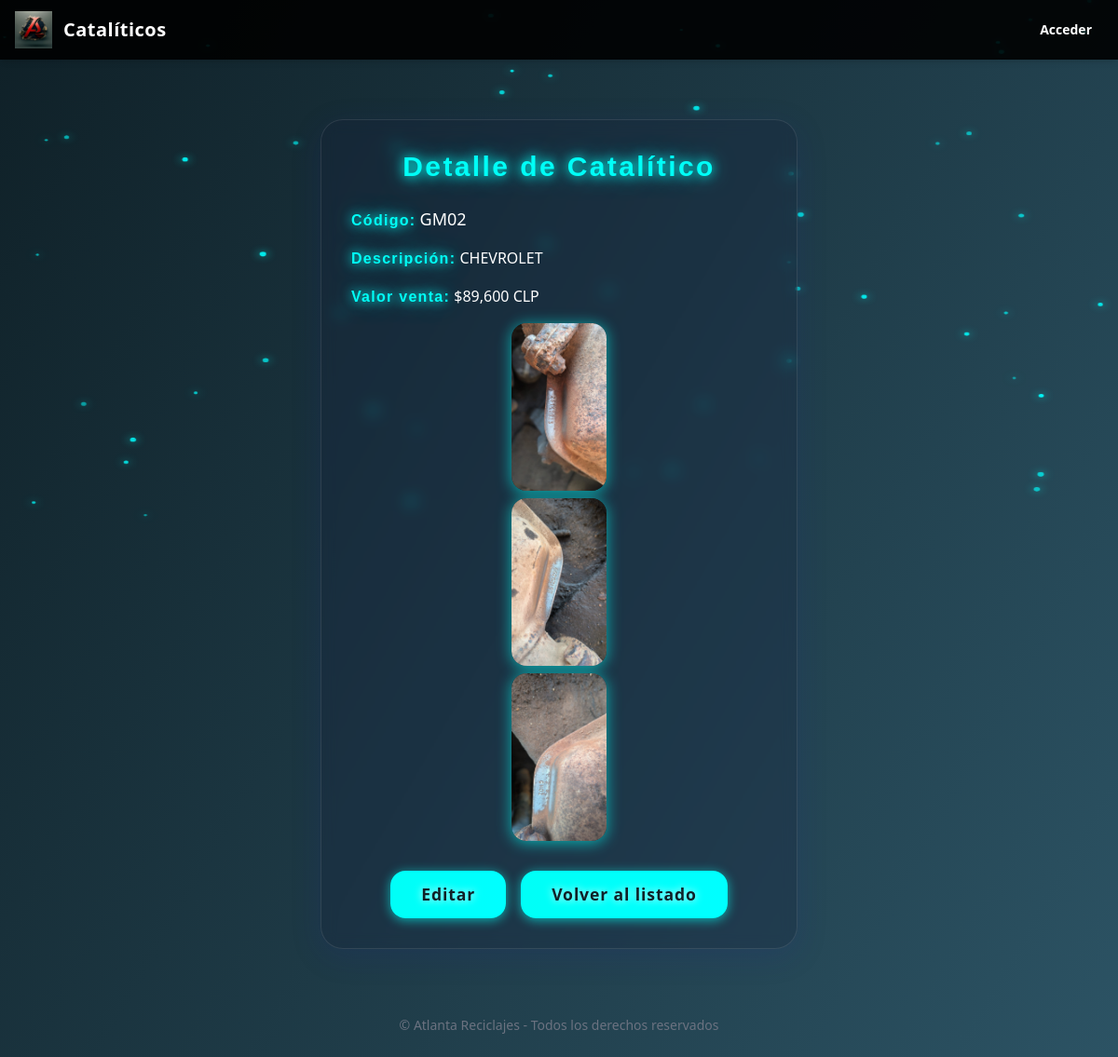
/cataliticos/detalle/1/, run on the app's committed database.
### cataliticos/models.py (models this page shows, shortened)
class Catalitico(models.Model):
    codigo = models.CharField(max_length=100, unique=True)
    descripcion = models.TextField(blank=True, null=True)
    proveedor = models.ForeignKey('Proveedor', on_delete=models.SET_NULL, null=True, blank=True)
    fecha_compra = models.DateField(auto_now_add=True)
    valor_compra = models.DecimalField(max_digits=10, decimal_places=2, default=Decimal('0.00'))
    valor_venta = models.DecimalField(max_digits=10, decimal_places=2, null=True, blank=True)
    cantidad = models.PositiveIntegerField(default=1)
    vendido = models.BooleanField(default=False)
    imagen_principal = models.ImageField(upload_to='cataliticos/', null=True, blank=True)
    imagen2 = models.ImageField(upload_to='cataliticos/', null=True, blank=True)
    imagen3 = models.ImageField(upload_to='cataliticos/', null=True, blank=True)
    imagen4 = models.ImageField(upload_to='cataliticos/', null=True, blank=True)

### cataliticos/views.py (the view)
# urls.py: path('detalle/<int:pk>/', views.detalle_catalitico, name='detalle'),
def detalle_catalitico(request, pk):
    catalitico = get_object_or_404(Catalitico, pk=pk)
    return render(request, 'cataliticos/detalle.html', {'catalitico': catalitico})

### cataliticos/templates/cataliticos/detalle.html (shortened to what this page needs)
{% extends 'base.html' %}
{% load humanize %}
{% block content %}
<div class="max-w-lg mx-auto mt-12 p-8 glass text-white">
    <h1 class="text-3xl neon font-bold mb-6 text-center">Detalle de Catalítico</h1>
    <div class="mb-4">
        <span class="font-bold neon">Código:</span> <span class="text-lg">{{ catalitico.codigo }}</span>
    </div>
    <div class="mb-4">
        <span class="font-bold neon">Descripción:</span> <span>{{ catalitico.descripcion }}</span>
    </div>
    <div class="mb-4">
        <span class="font-bold neon">Valor venta:</span> <span>${{ catalitico.valor_venta|floatformat:0|intcomma }} <span class="text-muted">CLP</span></span>
    </div>
    {% if catalitico.imagen_principal %}
        <img src="{{ catalitico.imagen_principal.url }}" alt="Imagen principal" class="img-catalitico mx-auto mb-4">
    {% endif %}
    {% if catalitico.imagen2 %}
        <img src="{{ catalitico.imagen2.url }}" alt="Imagen 2" class="img-catalitico mx-auto mb-4">
    {% endif %}
    {% if catalitico.imagen3 %}
        <img src="{{ catalitico.imagen3.url }}" alt="Imagen 3" class="img-catalitico mx-auto mb-4">
    {% endif %}
    <div class="flex gap-4 mt-8 justify-center">
        <a href="{% url 'cataliticos:editar' catalitico.id %}" class="futur-btn">Editar</a>
        <a href="{% url 'cataliticos:listado' %}" class="futur-btn">Volver al listado</a>
    </div>
</div>
<div id="futuristic-bg"></div>
{% endblock %}

### cataliticos/templates/base.html (style rules this page uses)
html, body { min-height: 100vh; height: 100%; }
body { background: linear-gradient(120deg, #0f2027 0%, #2c5364 100%) !important; background-color: #0f2027 !important; }
#futuristic-bg { position: fixed !important; top: 0; left: 0; width: 100vw; height: 100vh; z-index: 0 !important; pointer-events: none; background: transparent !important; }
main, .glass, .container { background: transparent !important; }

### cataliticos/templates/cataliticos/detalle.html (style rules this page uses)
body { min-height: 100vh; background: #0f2027; background: linear-gradient(120deg, #0f2027 0%, #2c5364 100%); overflow-x: hidden; }
#futuristic-bg { position: fixed; top: 0; left: 0; width: 100vw; height: 100vh; z-index: 0; pointer-events: none; background: transparent; }
.glass { background: rgba(20, 30, 60, 0.25) !important; border-radius: 1.5rem; box-shadow: 0 8px 32px 0 rgba(31, 38, 135, 0.17); backdrop-filter: blur(8px); border: 1px solid rgba(255,255,255,0.10); z-index: 2; }
.futur-btn { background: linear-gradient(90deg, #00fff7 0%, #0ff 100%) !important; color: #0f2027 !important; font-weight: bold; border-radius: 1rem; box-shadow: 0 2px 12px 0 #00fff7a0; padding: 0.7rem 2rem; font-size: 1.1rem; letter-spacing: 0.05em; transition: all 0.2s; z-index: 2; border: 1.5px solid #00fff7a0; backdrop-filter: blur(4px); text-shadow: 0 0 8px #fff; }
.neon { color: #00fff7; text-shadow: 0 0 12px #00fff7, 0 0 24px #00fff7a0; font-family: 'Orbitron', 'Montserrat', Arial, sans-serif; letter-spacing: 0.08em; }
.img-catalitico { max-width: 100%; max-height: 180px; border-radius: 1rem; margin: 0.5rem auto 0.5rem auto; box-shadow: 0 2px 16px 0 #00fff7a0; background: rgba(0,0,0,0.12); display: block; }

### data on the page
Catalitico: codigo "GM02", descripcion "CHEVROLET", valor_venta "89,600", imagen_principal (picture), imagen2 (picture), imagen3 (picture)
